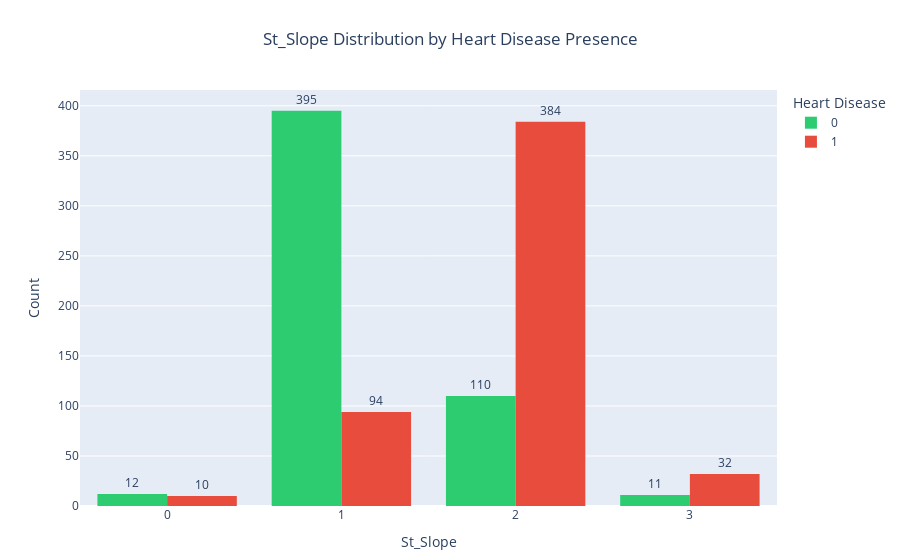

Notebook code cell kept with this figure:
### Code cell
# Creating interactive plot 
fig = px.histogram(df, x='st_slope', color='target', barmode='group',
                   color_discrete_map={0: '#2ECC71', 1: '#E74C3C'},  # Green for 'No Disease', Red for 'Disease'
                   labels={'target': 'Heart Disease'},
                   title="St_Slope Distribution by Heart Disease Presence")

# Customizing layout 
fig.update_layout(
    xaxis_title="St_Slope",
    yaxis_title="Count",
    legend_title="Heart Disease",
    bargap=0.2,  # Gap between bars
    title_x=0.5,  # Center the title
    margin=dict(t=90, b=50)
)

# Showing the count labels on top of bars
fig.update_traces(texttemplate='%{y}', textposition='outside')

fig.show()

### Figure 1 — Plotly figure (JSON) as saved in the notebook; plotly's stock layout.template omitted (floating-point values rounded to 4 significant figures; data arrays with more than 128 entries replaced by an {"elided": "..."} marker saying what was removed)
{"data": [{"alignmentgroup": "True", "bingroup": "x", "hovertemplate": "Heart Disease=0<br>st_slope=%{x}<br>count=%{y}<extra></extra>", "legendgroup": "0", "marker": {"color": "#2ECC71", "pattern": {"shape": ""}}, "name": "0", "offsetgroup": "0", "orientation": "v", "showlegend": true, "textposition": "outside", "texttemplate": "%{y}", "type": "histogram", "x": {"elided": "528 int values"}, "xaxis": "x", "yaxis": "y"}, {"alignmentgroup": "True", "bingroup": "x", "hovertemplate": "Heart Disease=1<br>st_slope=%{x}<br>count=%{y}<extra></extra>", "legendgroup": "1", "marker": {"color": "#E74C3C", "pattern": {"shape": ""}}, "name": "1", "offsetgroup": "1", "orientation": "v", "showlegend": true, "textposition": "outside", "texttemplate": "%{y}", "type": "histogram", "x": {"elided": "520 int values"}, "xaxis": "x", "yaxis": "y"}], "layout": {"bargap": 0.2, "barmode": "group", "legend": {"title": {"text": "Heart Disease"}, "tracegroupgap": 0}, "margin": {"b": 50, "t": 90}, "title": {"text": "St_Slope Distribution by Heart Disease Presence", "x": 0.5}, "xaxis": {"anchor": "y", "domain": [0, 1], "title": {"text": "St_Slope"}}, "yaxis": {"anchor": "x", "domain": [0, 1], "title": {"text": "Count"}}}}
